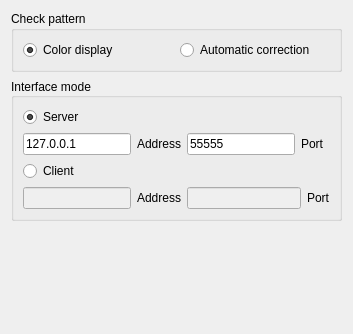
         <widget class="QWidget" name="tab_System_Setting_Recognizer">
          <attribute name="title">
           <string>Recognizer</string>
          </attribute>
          <layout class="QGridLayout" name="gridLayout_8">
           <item row="0" column="0">
            <widget class="QGroupBox" name="groupBox_4">
             <property name="sizePolicy">
              <sizepolicy hsizetype="Expanding" vsizetype="Preferred">
               <horstretch>0</horstretch>
               <verstretch>0</verstretch>
              </sizepolicy>
             </property>
             <property name="title">
              <string>Check pattern</string>
             </property>
             <layout class="QGridLayout" name="gridLayout_9">
              <item row="0" column="0">
               <widget class="QRadioButton" name="radioButton">
                <property name="text">
                 <string>Color display</string>
                </property>
                <property name="checked">
                 <bool>true</bool>
                </property>
               </widget>
              </item>
              <item row="0" column="1">
               <widget class="QRadioButton" name="radioButton_2">
                <property name="text">
                 <string>Automatic correction</string>
                </property>
               </widget>
              </item>
             </layout>
            </widget>
           </item>
           <item row="1" column="0">
            <widget class="QGroupBox" name="groupBox_5">
             <property name="sizePolicy">
              <sizepolicy hsizetype="Expanding" vsizetype="Expanding">
               <horstretch>0</horstretch>
               <verstretch>0</verstretch>
              </sizepolicy>
             </property>
             <property name="title">
              <string>Interface mode</string>
             </property>
             <property name="alignment">
              <set>Qt::AlignLeading|Qt::AlignLeft|Qt::AlignVCenter</set>
             </property>
             <property name="flat">
              <bool>false</bool>
             </property>
             <layout class="QGridLayout" name="gridLayout_7">
              <item row="0" column="0">
               <widget class="QRadioButton" name="radioButton_3">
                <property name="text">
                 <string>Server</string>
                </property>
                <property name="checked">
                 <bool>true</bool>
                </property>
               </widget>
              </item>
              <item row="1" column="0">
               <widget class="QLineEdit" name="lineEdit_10">
                <property name="text">
                 <string>127.0.0.1</string>
                </property>
               </widget>
              </item>
              <item row="1" column="1">
               <widget class="QLabel" name="label_21">
                <property name="text">
                 <string>Address</string>
                </property>
               </widget>
              </item>
              <item row="1" column="2">
               <widget class="QLineEdit" name="lineEdit_11">
                <property name="text">
                 <string>55555</string>
                </property>
               </widget>
              </item>
              <item row="1" column="3" colspan="2">
               <widget class="QLabel" name="label_22">
                <property name="text">
                 <string>Port</string>
                </property>
               </widget>
              </item>
              <item row="2" column="0">
               <widget class="QRadioButton" name="radioButton_4">
                <property name="text">
                 <string>Client</string>
                </property>
               </widget>
              </item>
              <item row="3" column="0">
               <widget class="QLineEdit" name="lineEdit_13">
                <property name="enabled">
                 <bool>false</bool>
                </property>
               </widget>
              </item>
              <item row="3" column="1">
               <widget class="QLabel" name="label_24">
                <property name="text">
                 <string>Address</string>
                </property>
               </widget>
              </item>
              <item row="3" column="2" colspan="2">
               <widget class="QLineEdit" name="lineEdit_12">
                <property name="enabled">
                 <bool>false</bool>
                </property>
               </widget>
              </item>
              <item row="3" column="4">
               <widget class="QLabel" name="label_23">
                <property name="text">
                 <string>Port</string>
                </property>
               </widget>
              </item>
             </layout>
            </widget>
           </item>
           <item row="2" column="0">
            <spacer name="verticalSpacer">
             <property name="orientation">
              <enum>Qt::Vertical</enum>
             </property>
             <property name="sizeHint" stdset="0">
              <size>
               <width>20</width>
               <height>102</height>
              </size>
             </property>
            </spacer>
           </item>
          </layout>
         </widget>
